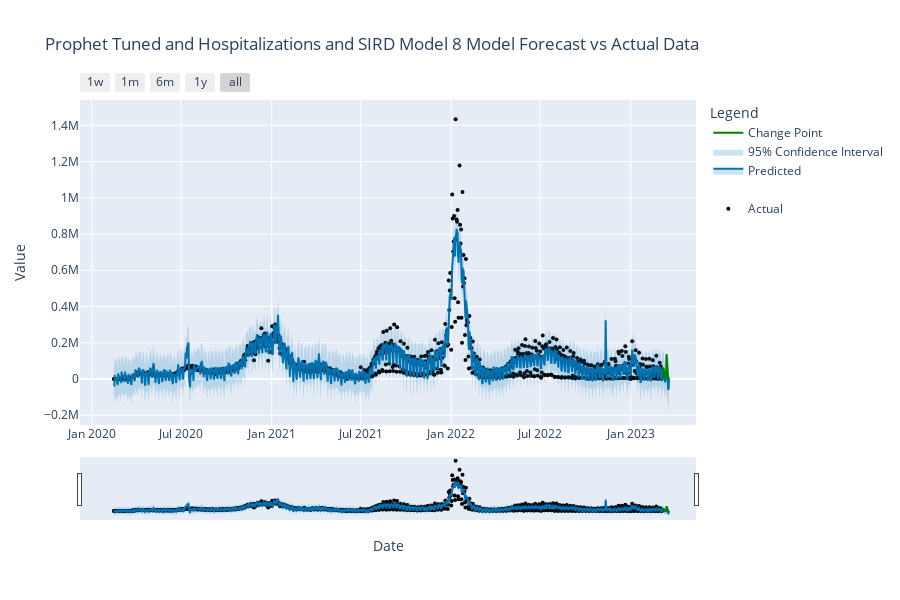

Notebook cell for this chart:
### Markdown cell above
#### <a id='toc5_2_1_3_'></a>[Model Evaluation](#toc0_)

### Code cell
prophet_model_eval_pipeline(model, forecast_df=forecast_df, title=title)

### Figure 1 — Plotly figure (JSON) as saved in the notebook; plotly's stock layout.template omitted (floating-point values rounded to 4 significant figures; data arrays with more than 128 entries replaced by an {"elided": "..."} marker saying what was removed)
{"data": [{"marker": {"color": "black", "size": 4}, "mode": "markers", "name": "Actual", "type": "scatter", "x": {"elided": "1116 str values"}, "y": {"elided": "1116 int values"}}, {"hoverinfo": "skip", "line": {"width": 0}, "mode": "lines", "name": "", "type": "scatter", "x": {"elided": "1130 str values"}, "y": {"elided": "1130 float values"}}, {"fill": "tonexty", "fillcolor": "rgba(0, 114, 178, 0.2)", "line": {"color": "#0072B2", "width": 2}, "mode": "lines", "name": "Predicted", "type": "scatter", "x": {"elided": "1130 str values"}, "y": {"elided": "1130 float values"}}, {"fill": "tonexty", "fillcolor": "rgba(0, 114, 178, 0.2)", "hoverinfo": "skip", "line": {"width": 0}, "mode": "lines", "name": "95% Confidence Interval", "type": "scatter", "x": {"elided": "1130 str values"}, "y": {"elided": "1130 float values"}}, {"line": {"color": "green"}, "mode": "lines", "name": "Change Point", "type": "scatter", "x": {"elided": "1130 str values"}, "y": {"elided": "1130 int values"}}], "layout": {"height": 600, "legend": {"title": {"text": "Legend"}}, "showlegend": true, "title": {"text": "Prophet Tuned and Hospitalizations and SIRD Model 8 Model Forecast vs Actual Data"}, "width": 900, "xaxis": {"rangeselector": {"buttons": [{"count": 7, "label": "1w", "step": "day", "stepmode": "backward"}, {"count": 1, "label": "1m", "step": "month", "stepmode": "backward"}, {"count": 6, "label": "6m", "step": "month", "stepmode": "backward"}, {"count": 1, "label": "1y", "step": "year", "stepmode": "backward"}, {"step": "all"}]}, "rangeslider": {"visible": true}, "title": {"text": "Date"}, "type": "date"}, "yaxis": {"title": {"text": "Value"}}}}
